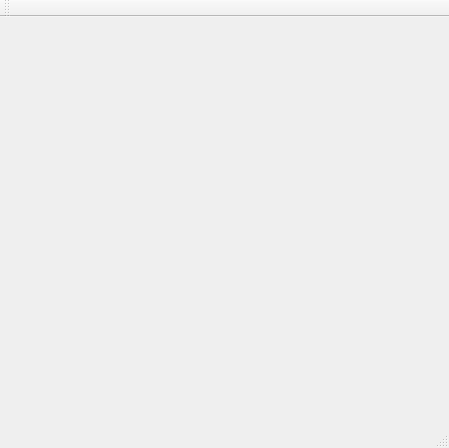
<?xml version="1.0" encoding="UTF-8"?>
<ui version="4.0">
 <class>MainWindow</class>
 <widget class="QMainWindow" name="MainWindow">
  <property name="windowModality">
   <enum>Qt::NonModal</enum>
  </property>
  <property name="geometry">
   <rect>
    <x>0</x>
    <y>0</y>
    <width>449</width>
    <height>448</height>
   </rect>
  </property>
  <property name="windowTitle">
   <string>MainWindow</string>
  </property>
  <widget class="QWidget" name="centralWidget"/>
  <widget class="QMenuBar" name="menuBar">
   <property name="geometry">
    <rect>
     <x>0</x>
     <y>0</y>
     <width>449</width>
     <height>23</height>
    </rect>
   </property>
  </widget>
  <widget class="QToolBar" name="mainToolBar">
   <property name="enabled">
    <bool>true</bool>
   </property>
   <attribute name="toolBarArea">
    <enum>TopToolBarArea</enum>
   </attribute>
   <attribute name="toolBarBreak">
    <bool>false</bool>
   </attribute>
  </widget>
  <widget class="QStatusBar" name="statusBar"/>
  <action name="actionOpen">
   <property name="checkable">
    <bool>false</bool>
   </property>
   <property name="text">
    <string>Open</string>
   </property>
  </action>
  <action name="actionOpen_1">
   <property name="text">
    <string>Open</string>
   </property>
  </action>
 </widget>
 <layoutdefault spacing="6" margin="11"/>
 <resources/>
 <connections/>
</ui>
